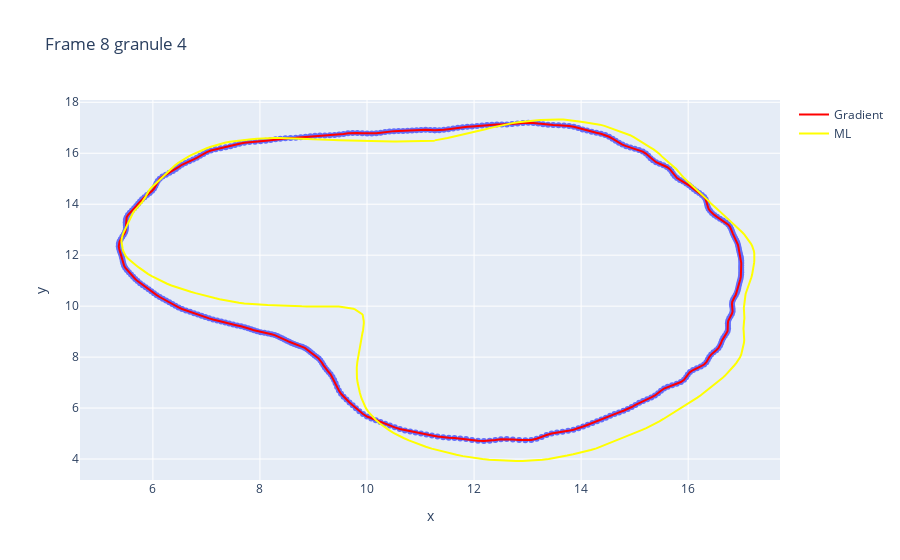

Notebook source saved alongside this figure:
### Markdown cell above
# Plot

### Code cell
frame = 8
g_id = 4

granules_in_gradient_frame = fourier_pd_gradient_valid[fourier_pd_gradient_valid['frame'] == frame]
granules_in_frame_ml = fourier_pd_ml_valid[fourier_pd_ml_valid['frame'] == frame]

granule_f_gradient_terms = granules_in_gradient_frame[granules_in_gradient_frame['granule_id'] == g_id]
granule_f_terms_ml = granules_in_frame_ml[granules_in_frame_ml['granule_id'] == g_id]

xs, ys = get_coords(granule_f_gradient_terms, get_relative=True)
xy = np.vstack((xs,ys)).T
area_gradient = Polygon(xy)
xs_ml, ys_ml = get_coords(granule_f_terms_ml, get_relative=True) 
xy = np.vstack((xs_ml,ys_ml)).T 
area_ml = Polygon(xy) 

intersection = area_gradient.intersection(area_ml).area / area_gradient.union(area_ml).area

print(f"Area_g {area_gradient.area} | Area_ml {area_ml.area} | IoU: {intersection} | Same Position: {granule_f_gradient_terms.iloc[0][['x','y']].tolist() == granule_f_terms_ml.iloc[0][['x','y']].tolist()}")
fig = px.scatter(x=xs, y=ys, title=f"Frame {frame} granule {g_id}")
fig.add_trace(go.Scatter(x=xs, y=ys, marker=dict(color='red', size=16), name=f"Gradient"))
fig.add_trace(go.Scatter(x=xs_ml, y=ys_ml, marker=dict(color='yellow', size=16), name=f"ML"))
# fig.add_trace(go.Scatter(x=xs_ml, y=ys_ml, marker=dict(color='blue', size=2), mode="markers", name=f"100 p border {id}"))
fig.show()

### Figure 1 — Plotly figure (JSON) as saved in the notebook; plotly's stock layout.template omitted (floating-point values rounded to 4 significant figures; data arrays with more than 128 entries replaced by an {"elided": "..."} marker saying what was removed)
{"data": [{"hovertemplate": "x=%{x}<br>y=%{y}<extra></extra>", "legendgroup": "", "marker": {"color": "#636efa", "symbol": "circle"}, "mode": "markers", "name": "", "orientation": "v", "showlegend": false, "type": "scatter", "x": {"elided": "400 float values"}, "xaxis": "x", "y": {"elided": "400 float values"}, "yaxis": "y"}, {"marker": {"color": "red", "size": 16}, "name": "Gradient", "type": "scatter", "x": {"elided": "400 float values"}, "y": {"elided": "400 float values"}}, {"marker": {"color": "yellow", "size": 16}, "name": "ML", "type": "scatter", "x": {"elided": "400 float values"}, "y": {"elided": "400 float values"}}], "layout": {"legend": {"tracegroupgap": 0}, "title": {"text": "Frame 8 granule 4"}, "xaxis": {"anchor": "y", "domain": [0, 1], "title": {"text": "x"}}, "yaxis": {"anchor": "x", "domain": [0, 1], "title": {"text": "y"}}}}
